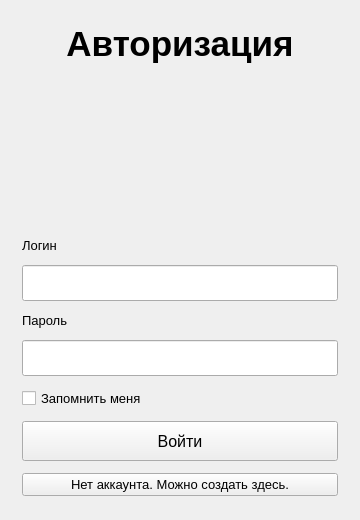
<?xml version="1.0" encoding="UTF-8"?>
<ui version="4.0">
 <class>AuthorizationWindow</class>
 <widget class="QWidget" name="AuthorizationWindow">
  <property name="geometry">
   <rect>
    <x>0</x>
    <y>0</y>
    <width>360</width>
    <height>520</height>
   </rect>
  </property>
  <property name="sizePolicy">
   <sizepolicy hsizetype="Fixed" vsizetype="Fixed">
    <horstretch>0</horstretch>
    <verstretch>0</verstretch>
   </sizepolicy>
  </property>
  <property name="minimumSize">
   <size>
    <width>320</width>
    <height>480</height>
   </size>
  </property>
  <property name="maximumSize">
   <size>
    <width>640</width>
    <height>960</height>
   </size>
  </property>
  <property name="windowTitle">
   <string>Окно Авторизации</string>
  </property>
  <layout class="QVBoxLayout" name="verticalLayout">
   <property name="spacing">
    <number>12</number>
   </property>
   <property name="leftMargin">
    <number>22</number>
   </property>
   <property name="topMargin">
    <number>24</number>
   </property>
   <property name="rightMargin">
    <number>22</number>
   </property>
   <property name="bottomMargin">
    <number>24</number>
   </property>
   <item>
    <widget class="QLabel" name="authLabel">
     <property name="font">
      <font>
       <pointsize>26</pointsize>
       <weight>75</weight>
      </font>
     </property>
     <property name="text">
      <string>Авторизация</string>
     </property>
     <property name="alignment">
      <set>Qt::AlignCenter</set>
     </property>
    </widget>
   </item>
   <item>
    <spacer name="verticalSpacer_1">
     <property name="orientation">
      <enum>Qt::Vertical</enum>
     </property>
     <property name="sizeHint" stdset="0">
      <size>
       <width>20</width>
       <height>16</height>
      </size>
     </property>
    </spacer>
   </item>

   <!-- Статичные метки остаются в UI, но код их скрывает и заменяет полями -->
   <item>
    <widget class="QLabel" name="loginLabel">
     <property name="font">
      <font>
       <pointsize>10</pointsize>
      </font>
     </property>
     <property name="text">
      <string>Логин</string>
     </property>
    </widget>
   </item>
   <item>
    <widget class="QLineEdit" name="loginLine">
     <property name="minimumSize">
      <size>
       <width>0</width>
       <height>36</height>
      </size>
     </property>
     <property name="font">
      <font>
       <pointsize>11</pointsize>
      </font>
     </property>
    </widget>
   </item>

   <item>
    <widget class="QLabel" name="passwordLabel">
     <property name="font">
      <font>
       <pointsize>10</pointsize>
      </font>
     </property>
     <property name="text">
      <string>Пароль</string>
     </property>
    </widget>
   </item>
   <item>
    <widget class="QLineEdit" name="passwordLine">
     <property name="minimumSize">
      <size>
       <width>0</width>
       <height>36</height>
      </size>
     </property>
     <property name="font">
      <font>
       <pointsize>11</pointsize>
      </font>
     </property>
     <property name="echoMode">
      <enum>QLineEdit::Password</enum>
     </property>
    </widget>
   </item>

   <item>
    <widget class="QCheckBox" name="rememberMeCheckBox">
     <property name="font">
      <font>
       <pointsize>10</pointsize>
      </font>
     </property>
     <property name="text">
      <string>Запомнить меня</string>
     </property>
    </widget>
   </item>

   <item>
    <widget class="QPushButton" name="authorizationButton">
     <property name="minimumSize">
      <size>
       <width>0</width>
       <height>40</height>
      </size>
     </property>
     <property name="font">
      <font>
       <pointsize>12</pointsize>
      </font>
     </property>
     <property name="text">
      <string>Войти</string>
     </property>
    </widget>
   </item>

   <item>
    <widget class="QPushButton" name="registrationWindowLink">
     <property name="font">
      <font>
       <pointsize>10</pointsize>
      </font>
     </property>
     <property name="text">
      <string>Нет аккаунта. Можно создать здесь.</string>
     </property>
    </widget>
   </item>

  </layout>
 </widget>
 <resources/>
 <connections/>
</ui>
